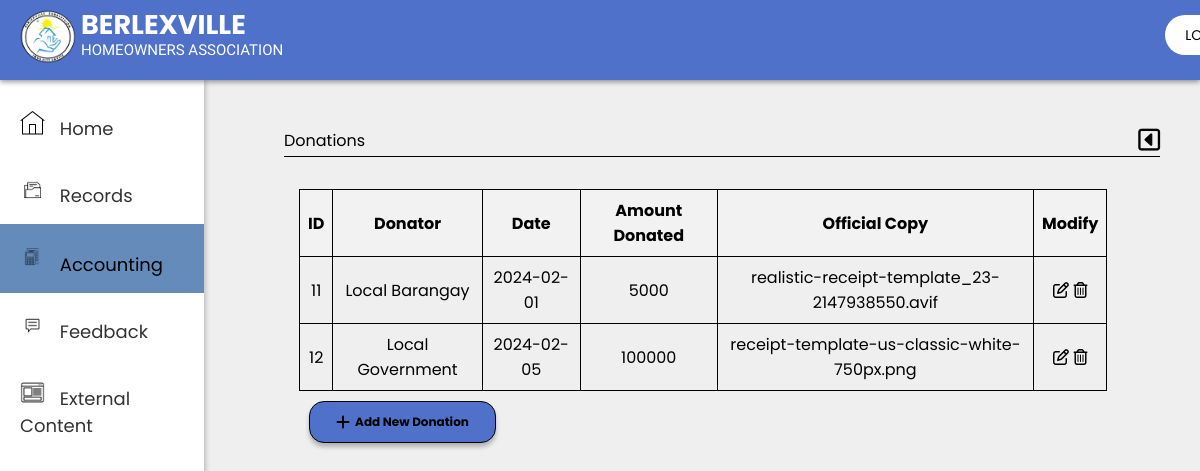
Screenshot of /admin/admin-accounting-donation.php with the database file from the repository.
### tables this page shows
CREATE TABLE `tbl_donation` (
  `donationID` int(10) NOT NULL,
  `donator` varchar(255) NOT NULL,
  `amount` int(100) NOT NULL,
  `date` date NOT NULL,
  `officialCopy` blob NOT NULL
);

### admin/admin-accounting-donation.php (the view, shortened to what this page needs)
<?php
include 'admin-nav-sidebars.php';
include '../db_connect.php';
$donationData = array();
$query = "SELECT *
          FROM tbl_donation d";
$result = mysqli_query($conn, $query);
if ($result && mysqli_num_rows($result) > 0) {
    while ($data = mysqli_fetch_assoc($result)) {
        $donator = $data['donator'];
        $amount = $data['amount'];
        $date = $data['date'];
        $officialCopy = $data['officialCopy'];
        $donationID = $data['donationID'];
        $donationData[] = array(
            'donator' => $donator,
            'amount' => $amount,
            'date' => $date,
            'officialCopy' => $officialCopy,
            'donationID' => $donationID,
        );
    }
} else {
}
?>
<!DOCTYPE html>
<html lang="en">
    <head>
        <link rel="stylesheet" href="https://cdnjs.cloudflare.com/ajax/libs/font-awesome/6.5.1/css/all.min.css" />
    </head>
    <body>
        <div class ="content-area">
            <div class="upperbox" >
                <p>Donations</p>
                <a href="admin-accounting.php">
                    <i class="fa-regular fa-square-caret-left"></i>
                </a>
            </div>
            <div class="middlebox">
                <div class="middlebox-finance">
                <div class="align-tbl-finances">
                <div class="table-box">
                <table id="donation-table" style="margin-top: 20px;">
                    <thead>
                        <tr>
                            <th>ID</th>
                            <th>Donator</th>
                            <th>Date</th>
                            <th>Amount Donated</th>
                            <th>Official Copy</th>
                            <th>Modify</th>
                        </tr>
                    </thead>
                    <tbody>
                        <?php foreach ($donationData as $donation): ?>
                            <tr>
                                <td><?php echo $donation['donationID']; ?></td>
                                <td><?php echo $donation['donator']; ?></td>
                                <td><?php echo date('Y-m-d', strtotime($donation['date'])); ?></td>
                                <td><?php echo $donation['amount']; ?></td>
                                <td>
                                    <?php if ($donation['officialCopy']) : ?>
                                        <?php
                                        $filename = basename($donation['officialCopy']);
                                        ?>
                                        <a href="#" class="file-link" onclick="openImageModal('<?php echo $filename; ?>')">
                                            <?php echo $filename; ?>
                                        </a>
                                    <?php else : ?>
                                        No Official Copy
                                    <?php endif; ?>
                                </td>
                                <td>
                                    <i class="fa-regular fa-pen-to-square edit-icon" data-donationid="<?php echo $donation['donationID']; ?>"></i>
                                    <i class="fa-regular fa-trash-can" onclick="deleteDonation(<?php echo $donation['donationID']; ?>)"></i>
                                </td>
                            </tr>
                        <?php endforeach; ?>
                    </tbody>
                </table>
                    <div class="budget-box-add" onclick="showAddForm()">
                                <i class="fa-solid fa-plus"></i>
                                    <p>Add New Donation</p>
                    </div>
        </body>
    </html>

### admin/admin-nav-sidebars.php (style rules this page uses)
* { margin:0; border-box:0; }
body { background-color: #EFEFEF; font-family: 'Poppins', sans-serif; }

### admin/admin-accounting-donation.php (style rules this page uses)
body { font-family: 'Poppins', sans-serif; }
.content-area { height: auto; width: 73vw; margin-left: 23vw; padding: 1vh; justify-content:left; display: flex; flex-wrap: wrap; align-items: flex-start; margin-top: 0vh; }
.upperbox { border-bottom: 1px black solid; width: 100vw; display: flex; flex-direction: row; justify-content: space-between; padding-left: 0px; }
.upperbox i { font-size: 25px; }
.middlebox { width: 100vw; display: flex; flex-direction: column; justify-content: space-between; padding: 10px; margin-top: 2px; }
table { border-collapse: collapse; width: 95%; border: 1px solid black; align-items: center; margin-top: -50px; }
th, td { border: 1px solid #dddddd; text-align: center; padding: 8px; border: 1px solid black; }
th { background-color: #f2f2f2; }
.fa-regular.fa-square-caret-left { color: black; }
.budget-box-add { background: #4F71CA; box-shadow: 0px 4px 4px 0px rgba(0, 0, 0, 0.25); width: 185px; height: 40px; margin: 10px; text-align: center; border-radius: 15px; border: solid 1px black; display: flex; flex-direction: row; justify-content: center; align-items: center; cursor: pointer; transition: background-color 0.3s ease; padding: auto; }
.budget-box-add i { margin-right: 5px; }
.budget-box-add p { font-size:12px; font-weight: bold; }
.align-tbl-finances { margin: 5px 0px 0px 5px; }
.file-link { color: inherit; text-decoration: none; cursor: pointer; }

### rows the page displays
tbl_donation: donationID "11", donator "Local Barangay", date "2024-02-01", amount "5000", officialCopy "realistic-receipt-template_23-2147938550.avif"
tbl_donation: donationID "12", donator "Local Government", date "2024-02-05", amount "100000", officialCopy "receipt-template-us-classic-white-750px.png"
